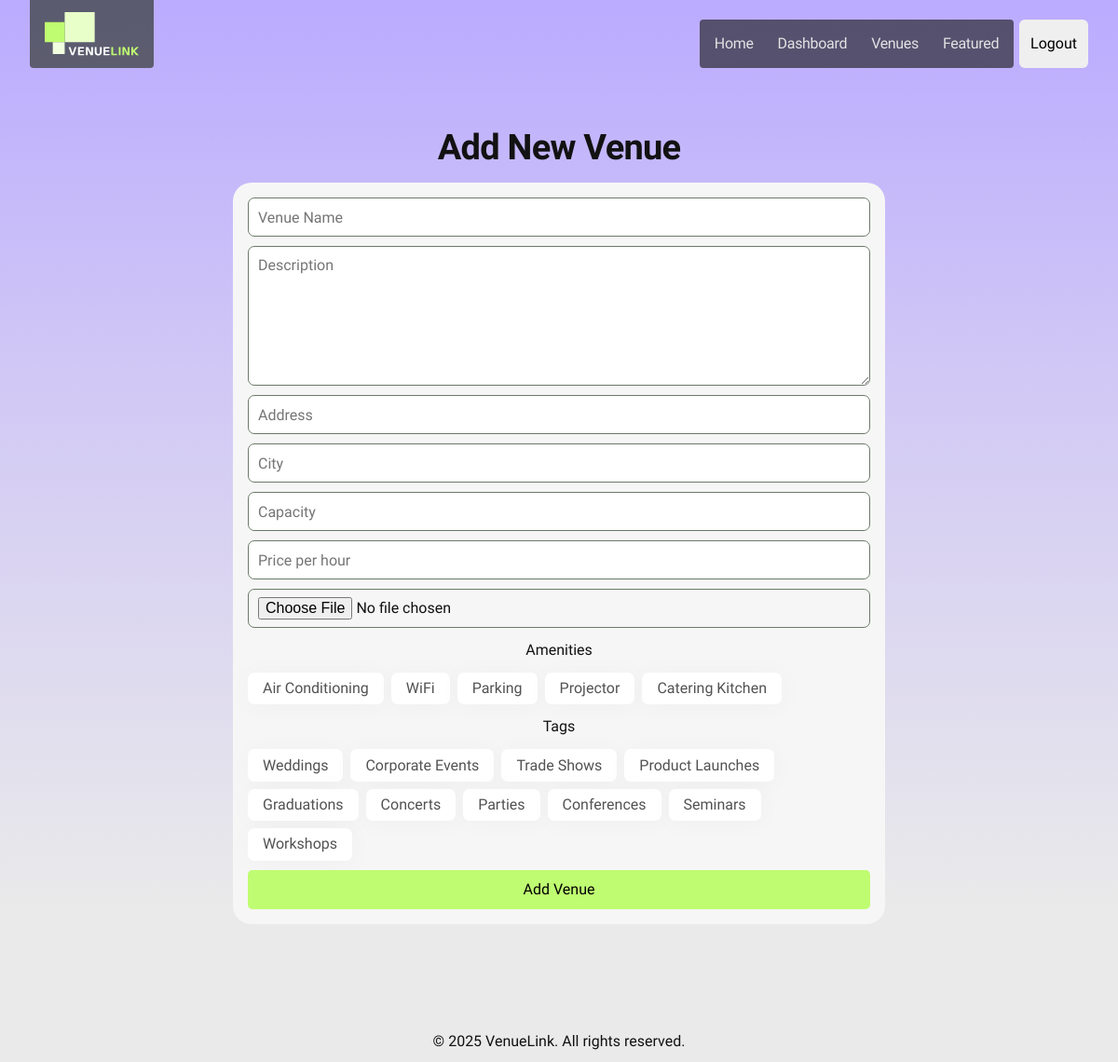
Screenshot of /pages/venues/add.php (signed in) with the database file from the repository.
### tables this page shows
CREATE TABLE `tags` (
  `id` int(11) NOT NULL,
  `name` varchar(255) NOT NULL
);

### pages/venues/add.php (the view, shortened to what this page needs)
<?php
require_once '../../includes/header.php';
require_once '../../includes/db.php';
?>
<section class="add-venue-section">
  <div class="wrapper container">
    <h2 class="font-header-2">Add New Venue</h2>
    <form method="post" enctype="multipart/form-data" class="add-form">
      <input type="text" name="name" placeholder="Venue Name" required>
      <textarea name="description" placeholder="Description" required></textarea>
      <input type="text" name="address" placeholder="Address" required>
      <input type="text" name="city" placeholder="City" required>
      <input type="number" name="capacity" placeholder="Capacity" required>
      <input type="number" step="0.01" name="price_per_hour" placeholder="Price per hour" required>
      <input type="file" name="image">
      <h3>Amenities</h3>
      <div class="checkboxes">
        <?php
        $default_amenities = ['Air Conditioning', 'WiFi', 'Parking', 'Projector', 'Catering Kitchen'];
        foreach ($default_amenities as $amenity): ?>
          <label class="custom-checkbox">
            <span><?php echo htmlspecialchars($amenity); ?></span>
          </label>
        <?php endforeach; ?>
      </div>
      <h3>Tags</h3>
      <div class="checkboxes">
        <?php
        $stmt_tags = $conn->prepare("SELECT * FROM tags");
        $stmt_tags->execute();
        $result_tags = $stmt_tags->get_result();
        while ($tag = $result_tags->fetch_assoc()): ?>
          <label class="custom-checkbox">
            <span><?php echo htmlspecialchars($tag['name']); ?></span>
          </label>
        <?php endwhile; ?>
      </div>
      <button type="submit">Add Venue</button>
    </form>
  </div>
</section>
<?php require_once '../../includes/footer.php'; ?>

### assets/css/style.css (style rules this page uses)
*, *::before, *::after { box-sizing: border-box; }
* { margin: 0; padding: 0; font: inherit; }
html { scroll-behavior: smooth; }
html, body { height: fit-content; overflow-x: hidden; }
body { text-rendering: optimizeSpeed; background-color: #EAEAEA; }
body { font-family: "Albert Sans", sans-serif; font-size: 16px; line-height: 28px; color: #121212; }
.font-header-2 { font-family: "Bricolage Grotesque", sans-serif; font-size: 38px; color: #22271C; font-weight: 500; letter-spacing: -0.76px; }
.container { max-width: 1450px; padding-inline: 2rem; margin: 0 auto; }
h2.font-header-2 { margin-block-end: 20px; }

### assets/css/add.css (style rules this page uses)
.add-venue-section { background: linear-gradient(180deg, #BBABFF 0%, rgba(187, 171, 255, 0.54) 38.48%, rgba(187, 171, 255, 0.00) 94.17%); text-align: center; }
.add-venue-section .wrapper { padding-block: 9rem 3rem; }
.add-venue-section h2 { max-width: 845px; font-weight: 800; color: #121212; margin-inline: auto; margin-bottom: 1.5rem; }
.add-form { display: flex; gap: 10px; padding: 16px; background: #F6F6F6; border-radius: 20px; width: 100%; max-width: 700px; margin: 0 auto; flex-direction: column; }
.add-form input[type="text"], .add-form input[type="number"], .add-form input[type="date"], .add-form select, .add-form textarea, .add-form input[type="file"] { padding: 6px 10px; border-radius: 7px; height: 42px; border: 1px solid #6B7A69; font-size: 1rem; width: 100%; box-sizing: border-box; }
.add-form textarea { height: 150px; }
.add-form label { display: flex; flex-direction: column; color: rgba(8, 8, 8, 0.70); align-items: flex-start; }
.checkboxes { display: flex; flex-wrap: wrap; gap: 8px; }
.add-form button { height: 42px; padding-inline: 12px; border: none; border-radius: 5px; background-color: #BFFC71; font-size: 1rem; cursor: pointer; transition: background-color .2s ease-in-out; }

### rows the page displays
tags: name "Weddings"
tags: name "Corporate Events"
tags: name "Trade Shows"
tags: name "Product Launches"
tags: name "Graduations"
tags: name "Concerts"
tags: name "Parties"
tags: name "Conferences"
tags: name "Seminars"
tags: name "Workshops"

### other values shown
$amenity "Air Conditioning"
$amenity "WiFi"
$amenity "Parking"
$amenity "Projector"
$amenity "Catering Kitchen"
